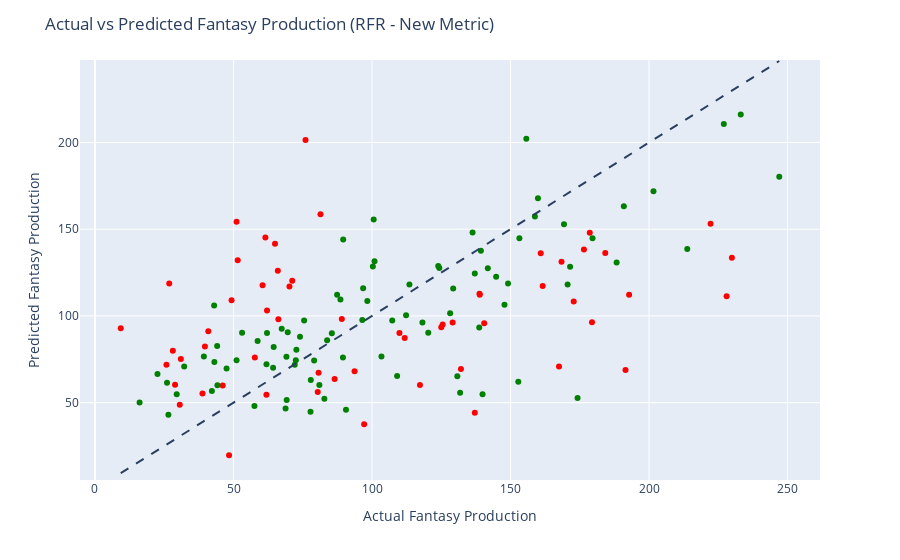

Write notebook code for a chart like this one.
### Code cell
# Creating the scatter plot
fig = px.scatter(df_error_graph_rfr, x='Actual', y='Predicted', color="Direction_Correct",
                color_discrete_map={True: 'green', False: 'red'}, hover_data=['Player_Name', 'Current_Season',
                                                                              'Previous_Season_Fantasy'])

# Adding line of equality (where actual equals predicted)
fig.add_shape(
    type='line',
    line=dict(dash='dash'),
    x0=df_error_graph_rfr['Actual'].min(),
    y0=df_error_graph_rfr['Actual'].min(),
    x1=df_error_graph_rfr['Actual'].max(),
    y1=df_error_graph_rfr['Actual'].max()
)

# Updating layout
fig.update_layout(
    title='Actual vs Predicted Fantasy Production (RFR - New Metric)',
    xaxis_title='Actual Fantasy Production',
    yaxis_title='Predicted Fantasy Production',
    showlegend=False
)

fig.write_html("../../interactive/WR/stability/season/new-metric-rfr.html")

# Show the plot
fig.show()

### Figure 1 — Plotly figure (JSON) as saved in the notebook; plotly's stock layout.template omitted (floating-point values rounded to 4 significant figures; data arrays with more than 128 entries replaced by an {"elided": "..."} marker saying what was removed)
{"data": [{"customdata": {"elided": "58x3 mixed values"}, "hovertemplate": "Direction_Correct=False<br>Actual=%{x}<br>Predicted=%{y}<br>Player_Name=%{customdata[0]}<br>Current_Season=%{customdata[1]}<br>Previous_Season_Fantasy=%{customdata[2]}<extra></extra>", "legendgroup": "False", "marker": {"color": "red", "symbol": "circle"}, "mode": "markers", "name": "False", "orientation": "v", "showlegend": true, "type": "scatter", "x": [62.1, 138.8, 66, 132.1, 60.5, 109.9, 26.8, 48.4, 229.9, 51.52, 80.4, 125, 93.7, 161.6, 49.3, 64.98, 39.68, 61.88, 31, 70.2, 140.5, 138.9, 9.3, 168.4, 80.7, 129.1, 30.6, 71.2, 191.5, 46.1, 111.8, 176.5, 66.2, 222.2, 160.9, 61.5, 137.1, 51.1, 76, 25.8, 192.8, 97.16, 184.2, 40.9, 81.4, 167.5, 172.8, 125.5, 117.3, 89.1, 228, 28.1, 86.5, 179.4, 178.6, 38.8, 57.7, 28.9], "xaxis": "x", "y": [103.2, 112.8, 126.0, 69.35, 117.7, 90.11, 118.8, 19.65, 133.5, 132.1, 56.14, 93.47, 68.03, 117.2, 109.0, 141.6, 82.39, 54.57, 75.22, 117.0, 95.72, 112.3, 92.91, 131.3, 67.18, 96.15, 48.83, 120.2, 68.89, 59.95, 87.27, 138.3, 98.02, 153.1, 136.2, 145.2, 44.1, 154.2, 201.4, 71.86, 112.1, 37.51, 136.2, 91.22, 158.6, 70.8, 108.3, 95.09, 60.1, 98.17, 111.4, 79.96, 63.65, 96.39, 147.9, 55.21, 76.08, 60.3], "yaxis": "y"}, {"customdata": {"elided": "88x3 mixed values"}, "hovertemplate": "Direction_Correct=True<br>Actual=%{x}<br>Predicted=%{y}<br>Player_Name=%{customdata[0]}<br>Current_Season=%{customdata[1]}<br>Previous_Season_Fantasy=%{customdata[2]}<extra></extra>", "legendgroup": "True", "marker": {"color": "green", "symbol": "circle"}, "mode": "markers", "name": "True", "orientation": "v", "showlegend": true, "type": "scatter", "x": [61.9, 100.3, 138.7, 174.2, 139.9, 123.9, 147.8, 137.1, 169.3, 72.5, 22.56, 120.3, 85.5, 100.9, 159.9, 136.3, 62.1, 103.4, 247, 107.3, 201.6, 82.8, 170.6, 26.5, 43.1, 129.3, 88.6, 98.3, 179.6, 112.3, 149.1, 158.8, 109.1, 39.3, 69.2, 139.3, 153.2, 69.1, 77.8, 130.8, 81, 213.8, 53.1, 188.3, 233.1, 32.2, 190.9, 58.7, 72.7, 72.1, 26, 69.58, 64.5, 67.4, 113.5, 44.1, 75.5, 77.9, 79.1, 152.8, 57.56, 43, 89.5, 89.6, 131.8, 118.2, 141.8, 227, 64.3, 144.8, 68.8, 124.3, 74, 90.6, 171.5, 96.5, 100.6, 83.8, 155.7, 42.2, 47.5, 44.2, 16.1, 51.1, 87.4, 128.2, 29.5, 96.8], "xaxis": "x", "y": [72.2, 128.6, 93.36, 52.66, 54.8, 128.8, 106.4, 124.5, 152.9, 74.5, 66.57, 90.32, 89.97, 131.5, 167.9, 148.1, 90.19, 76.63, 180.3, 97.35, 171.9, 52.17, 118.1, 43.02, 73.5, 115.8, 109.5, 108.6, 144.8, 100.4, 118.6, 157.3, 65.41, 76.53, 51.49, 137.6, 144.8, 76.47, 44.79, 65.26, 60.1, 138.6, 90.27, 130.8, 216.2, 70.87, 163.3, 85.48, 80.42, 71.81, 61.4, 90.62, 82.1, 92.55, 118.1, 82.67, 97.32, 63.03, 74.27, 62.11, 48.01, 106.0, 76.09, 144.0, 55.74, 96.15, 127.5, 210.6, 70.13, 122.7, 46.64, 127.7, 88.03, 45.93, 128.3, 97.62, 155.6, 85.95, 202.2, 56.71, 69.73, 60.0, 50.0, 74.46, 112.1, 101.6, 54.88, 115.9], "yaxis": "y"}], "layout": {"legend": {"title": {"text": "Direction_Correct"}, "tracegroupgap": 0}, "margin": {"t": 60}, "shapes": [{"line": {"dash": "dash"}, "type": "line", "x0": 9.3, "x1": 247, "y0": 9.3, "y1": 247}], "showlegend": false, "title": {"text": "Actual vs Predicted Fantasy Production (RFR - New Metric)"}, "xaxis": {"anchor": "y", "domain": [0, 1], "title": {"text": "Actual Fantasy Production"}}, "yaxis": {"anchor": "x", "domain": [0, 1], "title": {"text": "Predicted Fantasy Production"}}}}
